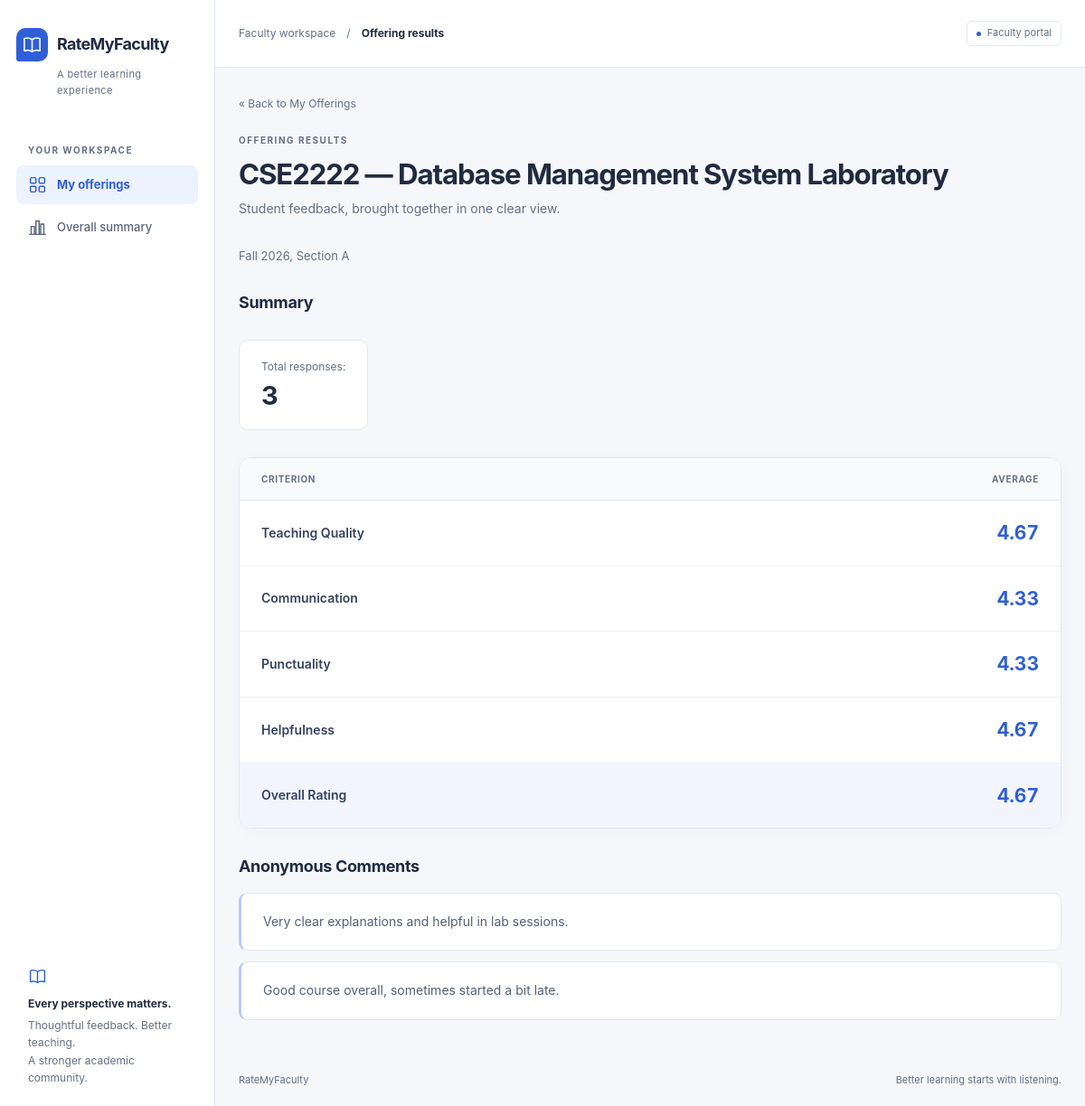
/faculty/offering_result.php?offering_id=1 (signed in), run on the app's committed database.
### tables this page shows
CREATE TABLE
    course_offerings (
        offering_id INT UNSIGNED AUTO_INCREMENT PRIMARY KEY,
        course_id INT UNSIGNED NOT NULL,
        semester_id INT UNSIGNED NOT NULL,
        faculty_id INT UNSIGNED NOT NULL,
        section VARCHAR(20) NOT NULL,
        is_active TINYINT (1) NOT NULL DEFAULT 1,
        CONSTRAINT uq_offerings_course_semester_section UNIQUE (course_id, semester_id, section),
        CONSTRAINT fk_offerings_course FOREIGN KEY (course_id) REFERENCES courses (course_id) ON DELETE RESTRICT ON UPDATE CASCADE,
        CONSTRAINT fk_offerings_semester FOREIGN KEY (semester_id) REFERENCES semesters (semester_id) ON DELETE RESTRICT ON UPDATE CASCADE,
        CONSTRAINT fk_offerings_faculty FOREIGN KEY (faculty_id) REFERENCES faculty (faculty_id) ON DELETE RESTRICT ON UPDATE CASCADE
    );

CREATE TABLE
    courses (
        course_id INT UNSIGNED AUTO_INCREMENT PRIMARY KEY,
        course_code VARCHAR(30) NOT NULL,
        course_title VARCHAR(150) NOT NULL,
        credit_hours DECIMAL(3, 1) NULL,
        is_active TINYINT (1) NOT NULL DEFAULT 1,
        CONSTRAINT uq_courses_code UNIQUE (course_code)
    );

CREATE TABLE
    semesters (
        semester_id INT UNSIGNED AUTO_INCREMENT PRIMARY KEY,
        semester_name VARCHAR(30) NOT NULL,
        year SMALLINT UNSIGNED NOT NULL,
        evaluation_open_at DATETIME NOT NULL,
        evaluation_close_at DATETIME NOT NULL,
        is_locked TINYINT (1) NOT NULL DEFAULT 0,
        created_at DATETIME NOT NULL DEFAULT CURRENT_TIMESTAMP,
        CONSTRAINT uq_semesters_name_year UNIQUE (semester_name, year),
        CONSTRAINT chk_semesters_window CHECK (evaluation_open_at < evaluation_close_at)
    );

### includes/validation.php (called while the page is built, shortened)
<?php
function e($value): string
{
    return htmlspecialchars((string) $value, ENT_QUOTES, 'UTF-8');
}

### includes/evaluation_window.php (called while the page is built, shortened)
<?php
function get_window_status(string $openAt, string $closeAt, ?string $now = null): string
{
    $nowDt = $now !== null ? new DateTimeImmutable($now) : new DateTimeImmutable();
    $openDt = new DateTimeImmutable($openAt);
    $closeDt = new DateTimeImmutable($closeAt);
    if ($nowDt > $closeDt) {
        return WINDOW_CLOSED;
    }
    return WINDOW_OPEN;
}

### includes/release_rule.php (called while the page is built, shortened)
<?php
function is_result_released(string $windowStatus, int $responseCount): bool
{
    return $windowStatus === WINDOW_CLOSED && $responseCount >= RELEASE_THRESHOLD;
}

### faculty/offering_result.php (the view, shortened to what this page needs)
<?php
require_once __DIR__ . '/../config/database.php';
require_once __DIR__ . '/../includes/validation.php';
require_once __DIR__ . '/../includes/evaluation_window.php';
require_once __DIR__ . '/../includes/release_rule.php';
$offeringId = validate_positive_int($_GET['offering_id'] ?? null);
$stmt = $pdo->prepare(
    'SELECT co.offering_id, co.section, co.faculty_id, c.course_code, c.course_title,
            sem.semester_name, sem.year, sem.evaluation_open_at, sem.evaluation_close_at,
            (SELECT COUNT(*) FROM evaluations e WHERE e.offering_id = co.offering_id) AS response_count
     FROM course_offerings co
     JOIN courses c ON c.course_id = co.course_id
     JOIN semesters sem ON sem.semester_id = co.semester_id
     WHERE co.offering_id = :offering_id'
);
$stmt->execute([':offering_id' => $offeringId]);
$offering = $stmt->fetch();
$windowStatus = get_window_status($offering['evaluation_open_at'], $offering['evaluation_close_at']);
$responseCount = (int) $offering['response_count'];
$released = is_result_released($windowStatus, $responseCount);
$averages = null;
$comments = [];
if ($released) {
    $avgStmt = $pdo->prepare(
        'SELECT AVG(teaching_quality) AS avg_teaching, AVG(communication) AS avg_communication,
                AVG(punctuality) AS avg_punctuality, AVG(helpfulness) AS avg_helpfulness,
                AVG(overall_rating) AS avg_overall
         FROM evaluations WHERE offering_id = :offering_id'
    );
    $avgStmt->execute([':offering_id' => $offeringId]);
    $averages = $avgStmt->fetch();
    $commentStmt = $pdo->prepare(
        "SELECT comment FROM evaluations
         WHERE offering_id = :offering_id AND comment IS NOT NULL AND comment <> ''
         ORDER BY evaluation_id"
    );
    $commentStmt->execute([':offering_id' => $offeringId]);
    $comments = $commentStmt->fetchAll(PDO::FETCH_COLUMN);
}
?>
<!DOCTYPE html>
<html lang="en">
<head>
    <link rel="stylesheet" href="<?php echo e(BASE_URL); ?>/assets/css/style.css">
</head>
<body class="result-page">
    <aside class="sidebar" aria-label="Faculty workspace">
        <div class="brand"><span class="brand-mark"><svg class="icon" aria-hidden="true" focusable="false"><use href="../assets/icons.svg#book"></use></svg></span><span>RateMyFaculty</span></div>
        <span class="brand-subtitle">A better learning experience</span>
        <div class="nav-label">Your workspace</div>
        <nav aria-label="Main navigation"><a class="nav-link" href="dashboard.php" aria-current="page"><svg class="icon" aria-hidden="true" focusable="false"><use href="../assets/icons.svg#grid"></use></svg><span>My offerings</span></a>
            <a class="nav-link" href="summary.php"><svg class="icon" aria-hidden="true" focusable="false"><use href="../assets/icons.svg#chart"></use></svg><span>Overall summary</span></a></nav>
        <div class="sidebar-note"><svg class="icon" aria-hidden="true" focusable="false"><use href="../assets/icons.svg#book"></use></svg><strong>Every perspective matters.</strong>Thoughtful feedback. Better teaching.<br>A stronger academic community.</div>
    </aside>
    <div class="workspace">
        <header class="topbar"><div class="topbar-path">Faculty workspace<span aria-hidden="true">/</span><strong>Offering results</strong></div><span class="workspace-tag">Faculty portal</span></header>
        <main class="main-content" id="main-content" tabindex="-1">
    <p class="back-link"><a href="dashboard.php">&laquo; Back to My Offerings</a></p>
    <p class="eyebrow">Offering results</p>
    <h1><?php echo e($offering['course_code'] . ' — ' . $offering['course_title']); ?></h1>
    <p class="page-description">Student feedback, brought together in one clear view.</p>
    <p class="context-line"><?php echo e($offering['semester_name'] . ' ' . $offering['year'] . ', Section ' . $offering['section']); ?></p>
    <?php if (!$released): ?>
        <p>
            <?php if ($windowStatus !== WINDOW_CLOSED): ?>
                Results are not available while the evaluation window is still open.
            <?php else: ?>
                Results are not available — fewer than <?php echo RELEASE_THRESHOLD; ?> responses were submitted.
            <?php endif; ?>
        </p>
    <?php else: ?>
        <h2>Summary</h2>
        <p class="metric-line">Total responses: <strong><?php echo $responseCount; ?></strong></p>
    <div class="table-region" role="region" aria-label="Offering results table" tabindex="0"><table class="summary-table">
            <tr>
                <th scope="col">Criterion</th>
                <th scope="col">Average</th>
            </tr>
            <tr>
                <td>Teaching Quality</td>
                <td><?php echo e(number_format((float) $averages['avg_teaching'], 2)); ?></td>
            </tr>
            <tr>
                <td>Communication</td>
                <td><?php echo e(number_format((float) $averages['avg_communication'], 2)); ?></td>
            </tr>
            <tr>
                <td>Punctuality</td>
                <td><?php echo e(number_format((float) $averages['avg_punctuality'], 2)); ?></td>
            </tr>
            <tr>
                <td>Helpfulness</td>
                <td><?php echo e(number_format((float) $averages['avg_helpfulness'], 2)); ?></td>
            </tr>
            <tr>
                <td>Overall Rating</td>
                <td><?php echo e(number_format((float) $averages['avg_overall'], 2)); ?></td>
            </tr>
        </table></div>
        <h2>Anonymous Comments</h2>
        <?php if (empty($comments)): ?>
            <p class="empty-state">No written comments were submitted.</p>
        <?php else: ?>
            <ul class="comment-list">
                <?php foreach ($comments as $c): ?>
                    <li><?php echo e($c); ?></li>
                <?php endforeach; ?>
            </ul>
        <?php endif; ?>
    <?php endif; ?>
        </main>
        <footer class="page-footer"><span>RateMyFaculty</span><span>Better learning starts with listening.</span></footer>
    </div>
</body>
</html>

### data on the page
course_offerings: course.course_title "CSE2222 — Database Management System Laboratory", semester+section "Fall 2026, Section A"

### other printed values
$responseCount "3"
$averages['avg_teaching'] "4.67"
$averages['avg_communication'] "4.33"
$averages['avg_punctuality'] "4.33"
$averages['avg_helpfulness'] "4.67"
$averages['avg_overall'] "4.67"
$c "Very clear explanations and helpful in lab sessions."
$c "Good course overall, sometimes started a bit late."
